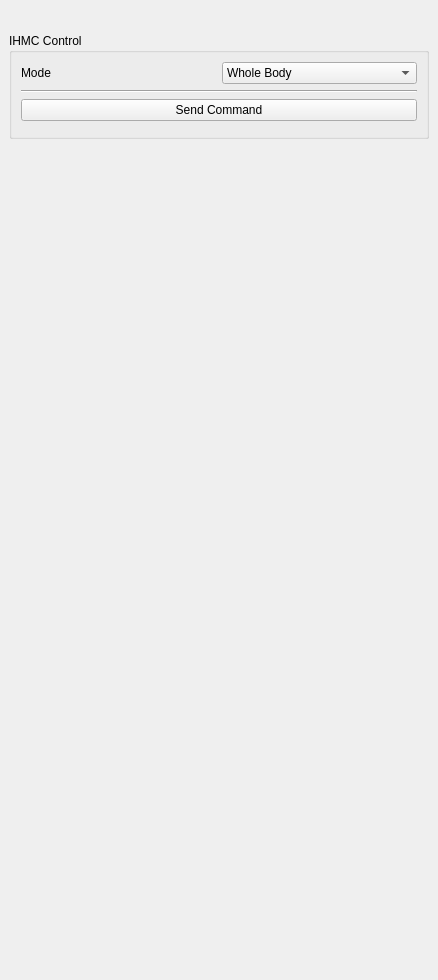
<?xml version="1.0" encoding="UTF-8"?>
<ui version="4.0">
 <class>panel</class>
 <widget class="QWidget" name="panel">
  <property name="geometry">
   <rect>
    <x>0</x>
    <y>0</y>
    <width>438</width>
    <height>980</height>
   </rect>
  </property>
  <property name="windowTitle">
   <string>Valkyrie Driver</string>
  </property>
  <layout class="QVBoxLayout" name="verticalLayout_3">
   <property name="spacing">
    <number>0</number>
   </property>
   <property name="margin">
    <number>0</number>
   </property>
   <item>
    <widget class="QScrollArea" name="scrollArea">
     <property name="sizePolicy">
      <sizepolicy hsizetype="MinimumExpanding" vsizetype="Expanding">
       <horstretch>0</horstretch>
       <verstretch>0</verstretch>
      </sizepolicy>
     </property>
     <property name="frameShape">
      <enum>QFrame::NoFrame</enum>
     </property>
     <property name="horizontalScrollBarPolicy">
      <enum>Qt::ScrollBarAlwaysOff</enum>
     </property>
     <property name="widgetResizable">
      <bool>true</bool>
     </property>
     <widget class="QWidget" name="scrollAreaWidgetContents">
      <property name="geometry">
       <rect>
        <x>0</x>
        <y>0</y>
        <width>438</width>
        <height>980</height>
       </rect>
      </property>
      <layout class="QVBoxLayout" name="verticalLayout_5">
       <item>
        <widget class="QWidget" name="widget" native="true">
         <layout class="QVBoxLayout" name="verticalLayout_2"/>
        </widget>
       </item>
       <item>
        <widget class="QGroupBox" name="advanced">
         <property name="title">
          <string>IHMC Control</string>
         </property>
         <layout class="QVBoxLayout" name="verticalLayout_4">
          <item>
           <layout class="QVBoxLayout" name="verticalLayout">
            <item>
             <layout class="QGridLayout" name="gridLayout">
              <item row="0" column="0">
               <widget class="QLabel" name="label_5">
                <property name="text">
                 <string>Mode</string>
                </property>
               </widget>
              </item>
              <item row="0" column="1">
               <widget class="QComboBox" name="modeBox">
                <item>
                 <property name="text">
                  <string>Whole Body</string>
                 </property>
                </item>
                <item>
                 <property name="text">
                  <string>Left Arm</string>
                 </property>
                </item>
                <item>
                 <property name="text">
                  <string>Right Arm</string>
                 </property>
                </item>
                <item>
                 <property name="text">
                  <string>Both Arms</string>
                 </property>
                </item>
               </widget>
              </item>
             </layout>
            </item>
            <item>
             <layout class="QHBoxLayout" name="horizontalLayout_4"/>
            </item>
            <item>
             <widget class="Line" name="line_3">
              <property name="orientation">
               <enum>Qt::Horizontal</enum>
              </property>
             </widget>
            </item>
            <item>
             <widget class="QPushButton" name="sendButton">
              <property name="text">
               <string>Send Command</string>
              </property>
             </widget>
            </item>
            <item>
             <layout class="QHBoxLayout" name="horizontalLayout_6">
              <item>
               <widget class="Line" name="line_5">
                <property name="orientation">
                 <enum>Qt::Vertical</enum>
                </property>
               </widget>
              </item>
             </layout>
            </item>
           </layout>
          </item>
         </layout>
        </widget>
       </item>
       <item>
        <spacer name="verticalSpacer">
         <property name="orientation">
          <enum>Qt::Vertical</enum>
         </property>
         <property name="sizeHint" stdset="0">
          <size>
           <width>17</width>
           <height>0</height>
          </size>
         </property>
        </spacer>
       </item>
      </layout>
     </widget>
    </widget>
   </item>
  </layout>
 </widget>
 <resources/>
 <connections/>
</ui>
